Frame 1 (no input): blank canvas, image omitted
Frame 60 (the mouse pressed at the canvas centre just before this capture): blank canvas, image omitted
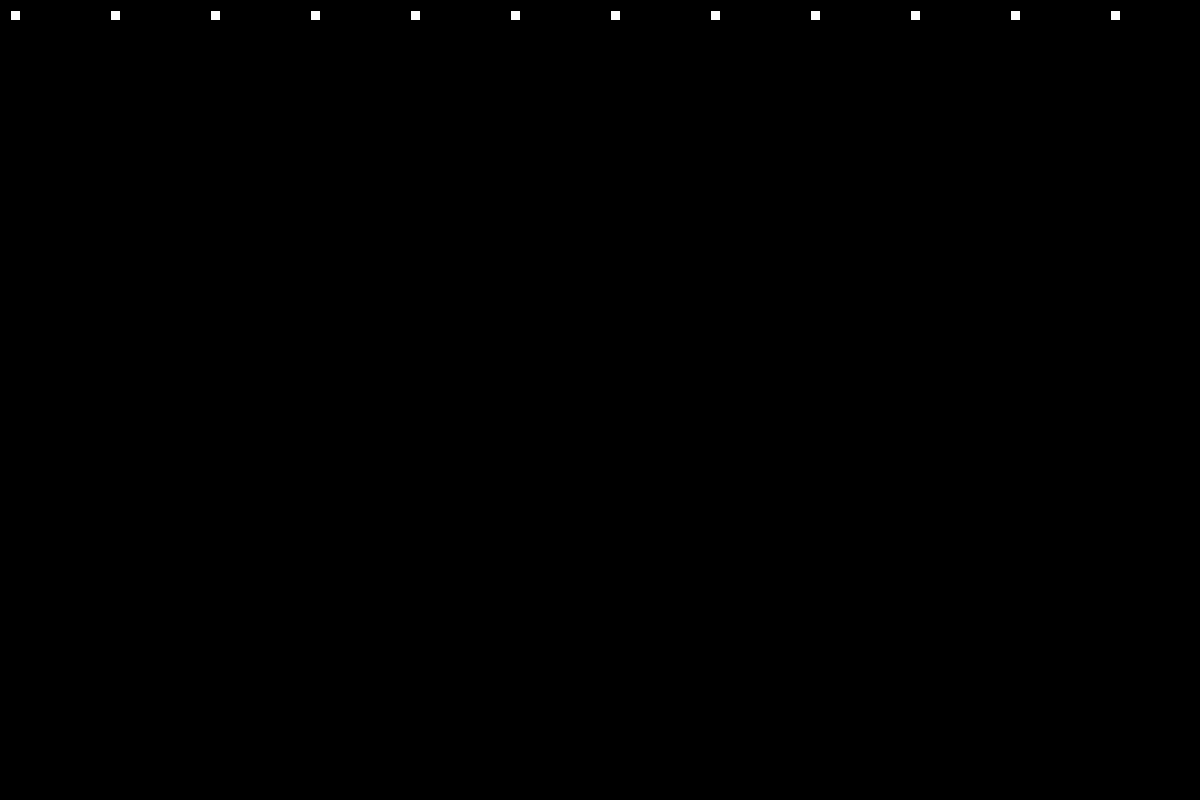
Frame 120 (the mouse held since frame 60 and released just before this capture)

The Processing sketch whose frames 1 and 60 were blank and that drew this single picture after the mouse press (run headless with seeded random() and noise(); from frame 60 on, the mouse is pressed at the canvas centre):

// Processing sketch: firkanter
// ── firkanter.pde
int [] tom = {};
int ryk = 100;

boolean tryk = false;

void setup() {
  size (1200,800);
}

void draw() {
  background (0);
  if (tryk ==true) {
    tom = append(tom, 1);
  }
  
  for (int i = 0; i < tom.length; i++) {
    fill (255);
    rect (10+ryk*i, 10, 10, 10);
  }
}

void mousePressed () {
  tryk = true;
}

void mouseReleased () {
  tryk =false;
}
